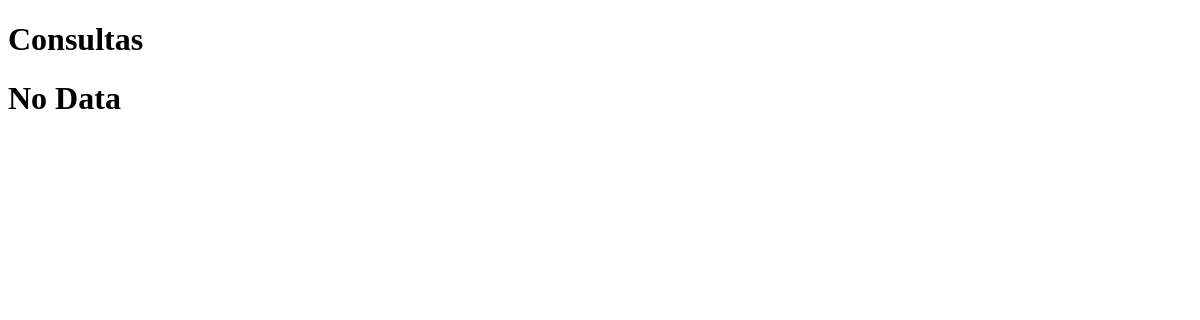
/consulta/paciente_verconsulta, run on an earlier commit of the app's database.
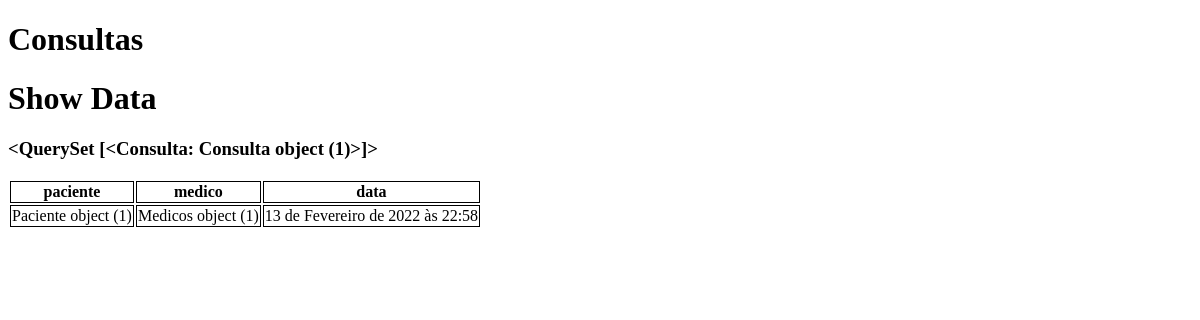
And on a later commit of the database.
### consulta/models.py (models this page shows)
class Consulta(models.Model):
    paciente = models.ForeignKey(Paciente, on_delete=models.CASCADE)
    medico = models.ForeignKey(Medicos, on_delete=models.CASCADE)
    pagamento = models.ForeignKey(Pagamento, on_delete=models.CASCADE)
    receita = models.CharField(max_length=400)
    data = models.DateTimeField()
    realizada = models.BinaryField()
    motivo_cancelamento = models.TextField(max_length=500, blank=True)

### paciente/models.py (models this page shows)
class Paciente(models.Model):
    nome_paciente = models.CharField(max_length=200)
    email = models.CharField(max_length=200)
    cpf = models.CharField(max_length=20)
    rg = models.CharField(max_length=20)
    endereco = models.CharField(max_length=200)
    complemento = models.CharField(max_length=200, blank=True)
    bairro = models.CharField(max_length=200)
    cidade = models.CharField(max_length=200)
    estado = models.CharField(max_length=200)
    cep = models.CharField(max_length=200)
    telefone = models.CharField(max_length=200)
    data_nascimento = models.DateField()
    sexo = models.CharField(max_length=50)
    naturalidade =  models.CharField(max_length=200)
    nome_mae = models.CharField(max_length=200)
    contato_emergencial = models.CharField(max_length=200)

### home/models.py (models this page shows)
class Medicos(models.Model):
    nome_medico = models.CharField(max_length=255)
    crm = models.CharField(max_length=255)
    cpf = models.CharField(max_length=20)
    rg = models.CharField(max_length=20)
    data_nascimento = models.DateField()
    telefone = models.CharField(max_length=20)
    endereco = models.CharField(max_length = 300)
    complemento = models.CharField(max_length=255, blank=True)
    bairro = models.CharField(max_length=255)
    cidade = models.CharField(max_length=255)
    estado = models.CharField(max_length=2)
    cep = models.CharField(max_length=10)
    especialidade = models.CharField(max_length=255)
    situacao = models.CharField(max_length=255)
    area_atuacao = models.CharField(max_length=255)

### consulta/views.py (the view)
# urls.py: path('paciente_verconsulta', views.paciente_verconsulta, name='paciente_verconsulta'),
def paciente_verconsulta(request):
    pac = Consulta.objects.all()
    print("Myoutput",pac)
    return render(request,'paciente_verconsulta.html',{'pac': pac})

### templates/paciente_verconsulta.html (shortened to what this page needs)
<!DOCTYPE html>
<html lang="en">
<head>
</head>
<body>
    <h1>Consultas</h1>
    {% if pac %}
    <h1>Show Data</h1>
    <h3>{{pac}}</h3>
    <table>
        <tr>
            <th>paciente</th>
            <th>medico</th>
            <th>data</th>
        </tr>
        <tr>
            {% for st in pac %}
            <td>{{st.paciente}}</td>
            <td>{{st.medico}}</td>
            <td>{{st.data}}</td>
        </tr>
        {% endfor %}
    </table>
    {% else %}
    <h1>No Data</h1>
    {% endif %}
</body>
</html>

What changed in the data, as far as the page shows it:
added Consulta: id "<QuerySet [<Consulta: Consulta object (1)>]>", paciente "Paciente object (1)", medico "Medicos object (1)", data "13 de Fevereiro de 2022 às 22:58"
Also different on the page:
text no longer shown: "No Data"
text now shown: "Show Data paciente medico data"
